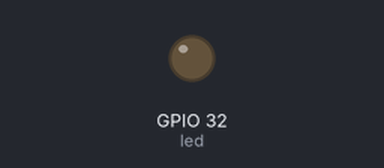
Simulated run of this program. Board: ESP32 board running MicroPython. Shown: output pins drawn as LEDs (lit = HIGH).

Above: at 0.15 s.
Timing chart, 0 to 1.6 s (numbered marks = the images above):
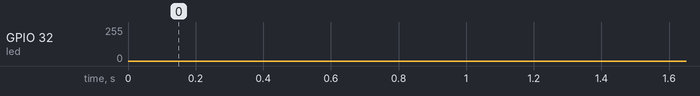

The program:

pwm.py
```python
# 控制LED的亮度

from machine import Pin, PWM  # 导入PWM类，用于操作PWM
import time  # 导入time模块，用于时间相关的操作

led = PWM(Pin(32), freq=500, duty=0)  # 创建一个PWM对象，设置频率为500Hz，占空比为0

while True:  # 无限循环
    for i in range(1024):  # 从0递增到1023
        led.duty(i)  # 设置PWM的占空比
        time.sleep(0.001)  # 暂停1毫秒
    for i in range(1023, -1, -1):  # 从1023递减到0
        led.duty(i)  # 设置PWM的占空比
        time.sleep(0.001)  # 暂停1毫秒
```
